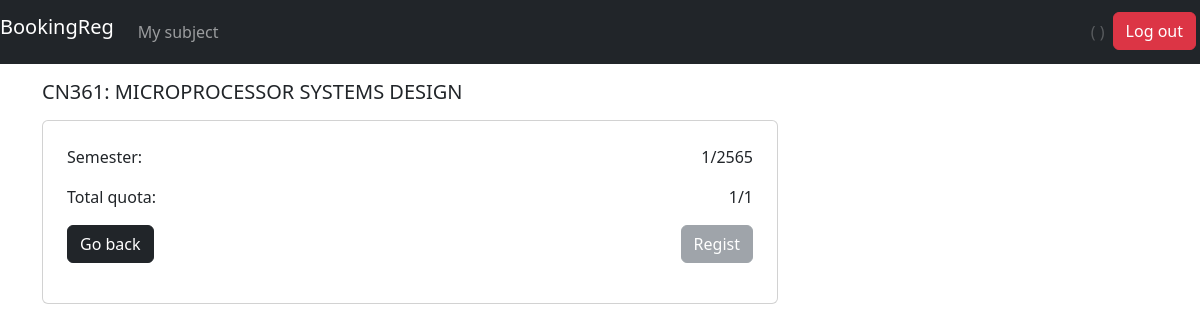
The app's page /regist/detail/6 with its own data.
### regist/models.py (models this page shows, shortened)
class Subject(models.Model):
    code = models.CharField(max_length=5)
    name = models.CharField(max_length=50)
    semester = models.IntegerField()
    year = models.IntegerField()
    max_cap = models.IntegerField()
    status = models.BooleanField()

### regist/views.py (the view)
# urls.py: path('detail/<int:subject_id>', views.subject, name='subject'),
def subject(request, subject_id):
    student = Student.objects.filter(username=request.user.username).first()
    subject = Subject.objects.get(id=subject_id)
    regists = Register.objects.filter(subject=subject).all()
    registed = Register.objects.filter(student=student, subject=subject).first()
    return render(request, 'regist/subject.html', {
        'subject': subject,
        'count': len(regists),
        'registed': registed
    })

### regist/templates/regist/subject.html
{% extends 'regist/layout.html' %}
{% block body %}
<div class="container-fluid">
    <div class="container">
        <div class="d-flex justify-content-between align-items-center py-3">
            <h2 class="h5 mb-0"><a href="" class="text-muted"></a>{{ subject.code }}: {{ subject.name }}</h2>
        </div>
        <div class="row">
            <div class="col-lg-8">
                <div class="card mb-4">
                    <div class="card-body">
                    <table class="table table-borderless">
                        <tr>
                            <td colspan="2">Semester:</td>
                            <td class="text-end">{{ subject.semester }}/{{ subject.year }}</td>
                        </tr>
                        <tr>
                            <td colspan="2">Total quota:</td>
                            <td class="text-end">{{ count }}/{{ subject.max_cap }}</td>
                        </tr>
                        <tr>
                            {% if registed %}
                            <td colspan="2"><a class="btn btn-dark text-white"href="{% url 'regist:mysubject' %}">Go back</a></td>
                            <td class="text-end"><a class="btn btn-danger" href="{% url 'regist:removesubject' subject.id %}">Remove</a></td>
                            {% else %}
                                {% if count < subject.max_cap %}
                                <td colspan="2"><a class="btn btn-dark text-white"href="{% url 'regist:index' %}">Go back</a></td>
                                <td class="text-end"><a class="btn btn-success" href="{% url 'regist:register' subject.id %}">Regist</a></td>
                                {% else %}
                                <td colspan="2"><a class="btn btn-dark text-white"href="{% url 'regist:index' %}">Go back</a></td>
                                <td class="text-end"><a class="btn btn-secondary disabled" href="{% url 'regist:register' subject.id %}">Regist</a></td>
                                {% endif %}
                            {% endif %}
                        </tr>
                    </table>
                </div>
             </div>
        </div>
    </div>
</div>
{% endblock %}

### records on screen
Subject: code "CN361", name "MICROPROCESSOR SYSTEMS DESIGN", semester "1", year "2565", max_cap "1"

### other values on screen
{{ count }} "1"
